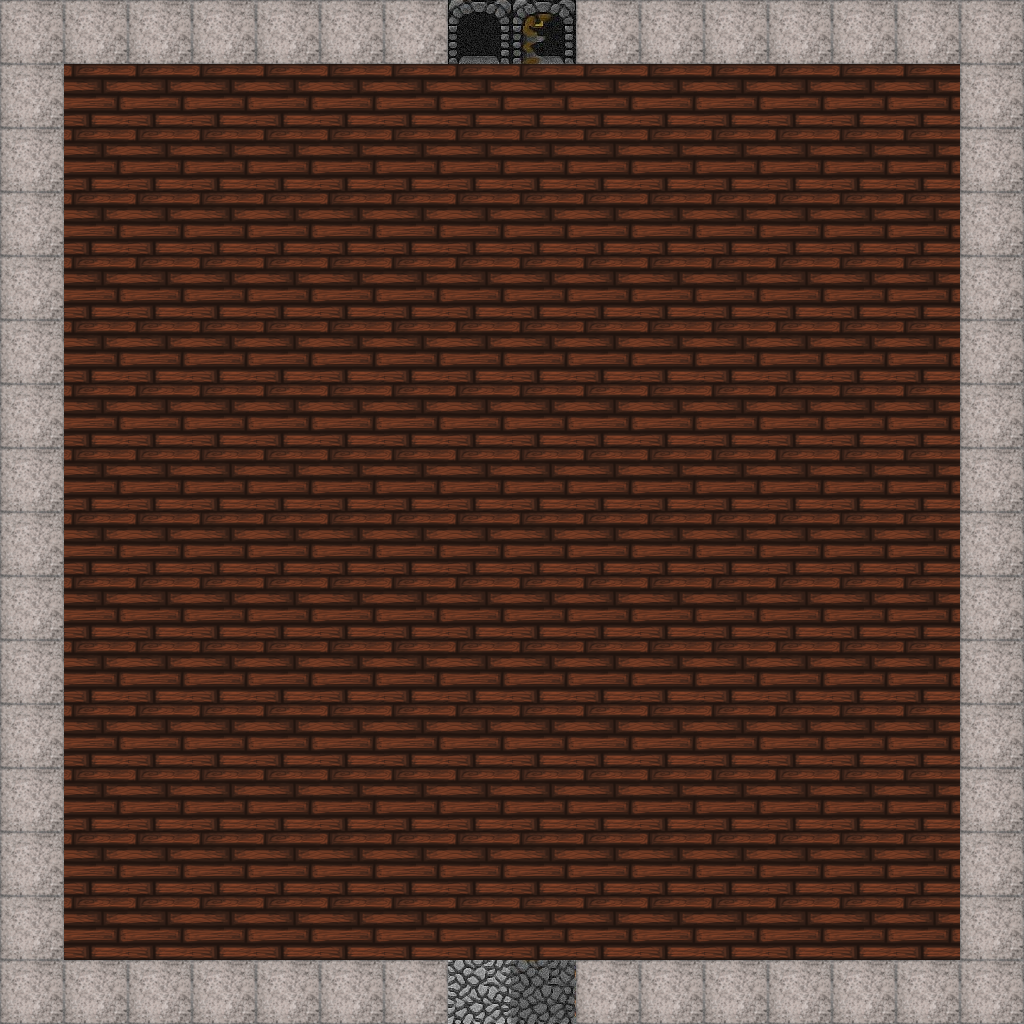

The image is a tile-based game level rendered from a .tmx file. Its description and source (layers, tilesets, objects; grid data summarised) follow:
An orthogonal 16x16 tile map with 64x64 px tiles, 2 tile layers (Ground, Walls), 4 tilesets and 17 objects (2x NORTH, 2x WEST, 2x SOUTH, 2x EAST).

<map version="1.0" orientation="orthogonal" renderorder="right-down" width="16" height="16" tilewidth="64" tileheight="64">
 <properties>
  <property name="ExitPoints" value="NS" />
 </properties>
 <tileset firstgid="1" name="simpletiles" tilewidth="64" tileheight="64" spacing="1">
  <image source="tilesets/simpletiles.png" width="130" height="130" />
 </tileset>
 <tileset firstgid="5" name="cavefloor" tilewidth="64" tileheight="64">
  <image source="tilesets/cavefloor.png" width="196" height="196" />
 </tileset>
 <tileset firstgid="14" name="tiles64" tilewidth="64" tileheight="64">
  <image source="tilesets/tiles64.png" width="768" height="320" />
 </tileset>
 <tileset firstgid="74" name="tilesadds" tilewidth="64" tileheight="64">
  <image source="tilesets/tilesadds.png" width="128" height="64" />
 </tileset>
 <layer name="Ground" width="16" height="16">
  <data>[256 cells, 234 non-empty, 3 distinct tile ids]</data>
 </layer>
 <layer name="Walls" width="16" height="16">
  <data>[256 cells, 60 non-empty, 5 distinct tile ids]</data>
 </layer>
 <objectgroup name="collisionObjects">
  <object x="0" y="0" width="448" height="64" />
  <object x="995" y="345" height="1" />
  <object x="960" y="64" width="64" height="384" />
  <object x="0" y="64" width="64" height="384" />
  <object x="0" y="576" width="64" height="384" />
  <object x="960" y="576" width="64" height="384" />
  <object x="576" y="0" width="448" height="64" />
  <object x="0" y="960" width="448" height="64" />
  <object x="576" y="960" width="448" height="64" />
 </objectgroup>
 <objectgroup name="portalObjects">
  <object type="NORTH" x="448" y="0" width="128" height="64" />
  <object type="WEST" x="0" y="448" width="64" height="128" />
  <object type="SOUTH" x="448" y="960" width="128" height="64" />
  <object type="EAST" x="960" y="448" width="64" height="128" />
 </objectgroup>
 <objectgroup name="spawnPoints" visible="0">
  <object type="WEST" x="130" y="514" />
  <object type="EAST" x="880" y="502" width="12" height="17" />
  <object type="SOUTH" x="514" y="935" />
  <object type="NORTH" x="509" y="131" />
 </objectgroup>
</map>